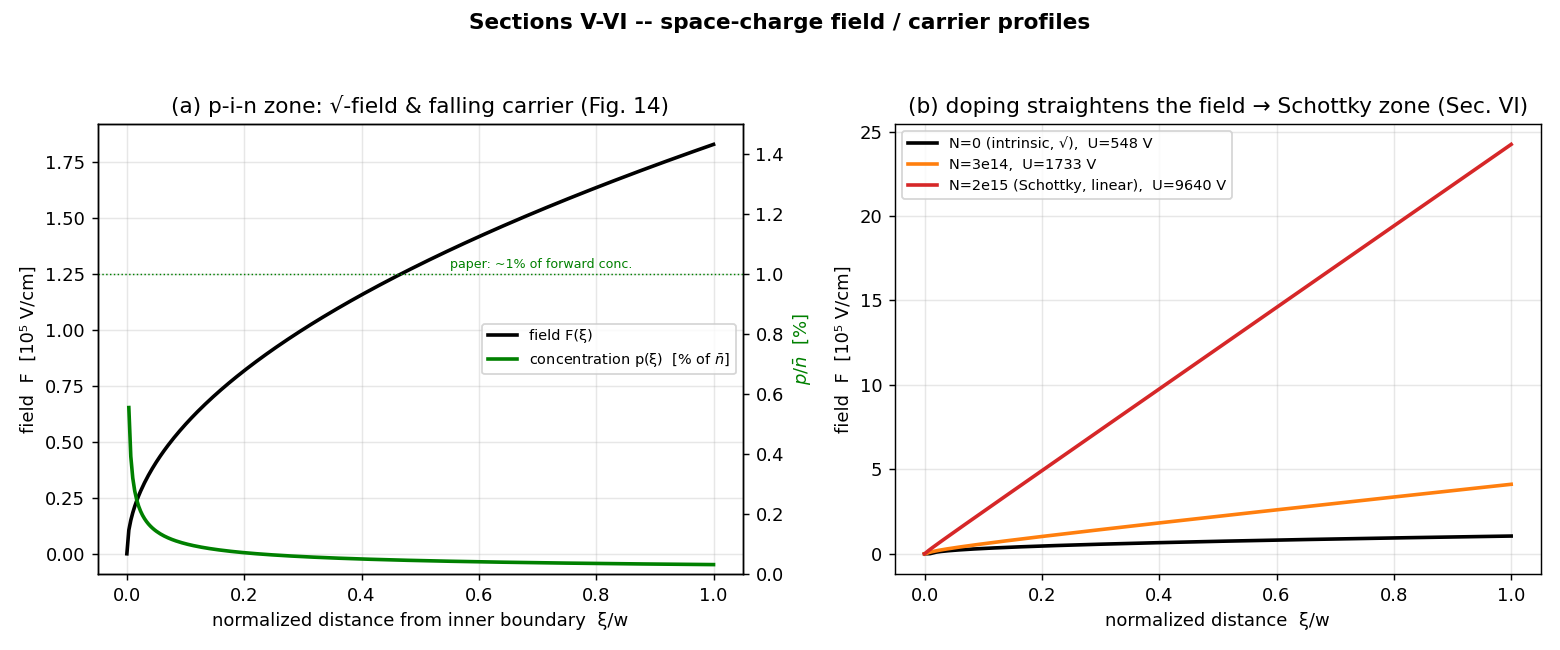

This chart was generated by the following Python code:
"""
fig14_sc_field.py -- Sections V-VI: field and carrier distributions in the
space-charge zones.

Left panel reproduces the paper's Fig. 14 (p-i-n): in each swept-out zone the
single remaining carrier drifts in the field of its own diffuse space charge,
giving a square-root field  F(xi) = sqrt(2 iR xi/(eps mu))  (Eq. 54) and a
carrier concentration  p(xi) = iR/(q mu F) ~ xi^{-1/2}  that is highest at the
inner boundary and falls outward (Eq. 55).  Plotted against the normalized
distance from the inner boundary, both sides look identical (the paper's
abscissa reduction), so one normalized curve serves both.

Right panel adds Section VI: with a finite doping N the field ODE
dF/dxi = (q/eps)(iR/(q mu F) + N) makes the field become LINEAR once the mobile
carrier drops below N -- a Schottky (constant space charge) zone.  Shown for
N = 0 (intrinsic), and two doping levels, illustrating the crossover.
"""
import os
import numpy as np
import matplotlib
matplotlib.use("Agg")
import matplotlib.pyplot as plt
from benda_spenke_model import Device, Q
from space_charge_model import field_intrinsic, field_doped, EPS

HERE = os.path.dirname(__file__)


def main():
    dev = Device(d_over_L=1.0)
    iR = 10 * dev.iF
    w = 0.6 * dev.d
    um = 1e4

    fig, (ax1, ax2) = plt.subplots(1, 2, figsize=(12, 5))

    # ---- (a) intrinsic p-i-n: field and concentration (Fig. 14) ----
    xi, F = field_intrinsic(dev, iR, w, dev.mu_p, npts=300)
    p = iR / (Q * dev.mu_p * np.maximum(F, 1e-9))
    xin = xi / w
    ax1b = ax1.twinx()
    l1, = ax1.plot(xin, F / 1e5, "k", lw=2, label="field F(ξ)")
    # space-charge carrier density is ~0.01-1% of nbar (the paper's "~1%"),
    # highest at the inner boundary and falling as xi^{-1/2} -> plot in percent.
    l2, = ax1b.plot(xin[1:], 100 * p[1:] / dev.nbar, "g", lw=2,
                    label=r"concentration p(ξ)  [% of $\bar n$]")
    ax1.set_xlabel("normalized distance from inner boundary  ξ/w")
    ax1.set_ylabel("field  F  [10⁵ V/cm]")
    ax1b.set_ylabel(r"$p/\bar n$  [%]", color="g")
    ax1b.set_ylim(0, 1.5)
    ax1b.axhline(1.0, color="g", ls=":", lw=0.8)
    ax1b.text(0.55, 1.02, "paper: ~1% of forward conc.", color="g", fontsize=7)
    ax1.set_title("(a) p-i-n zone: √-field & falling carrier (Fig. 14)")
    ax1.legend(handles=[l1, l2], fontsize=8, loc="center right")
    ax1.grid(alpha=0.3)

    # ---- (b) doping crossover: field shape (Section VI) ----
    for N, lab, c in [(0.0, "N=0 (intrinsic, √)", "k"),
                      (3e14, "N=3e14", "tab:orange"),
                      (2e15, "N=2e15 (Schottky, linear)", "tab:red")]:
        xi, F, U = field_doped(dev, iR, w, dev.mu_n, N=N, npts=500)
        ax2.plot(xi / w, F / 1e5, c, lw=2, label=f"{lab},  U={U:.0f} V")
    ax2.set_xlabel("normalized distance  ξ/w")
    ax2.set_ylabel("field  F  [10⁵ V/cm]")
    ax2.set_title("(b) doping straightens the field → Schottky zone (Sec. VI)")
    ax2.legend(fontsize=8); ax2.grid(alpha=0.3)

    fig.suptitle("Sections V-VI -- space-charge field / carrier profiles",
                 fontweight="bold")
    fig.tight_layout(rect=[0, 0, 1, 0.95])
    out = os.path.join(HERE, "fig14_sc_field.png")
    fig.savefig(out, dpi=130)
    print("wrote", out)


if __name__ == "__main__":
    main()
